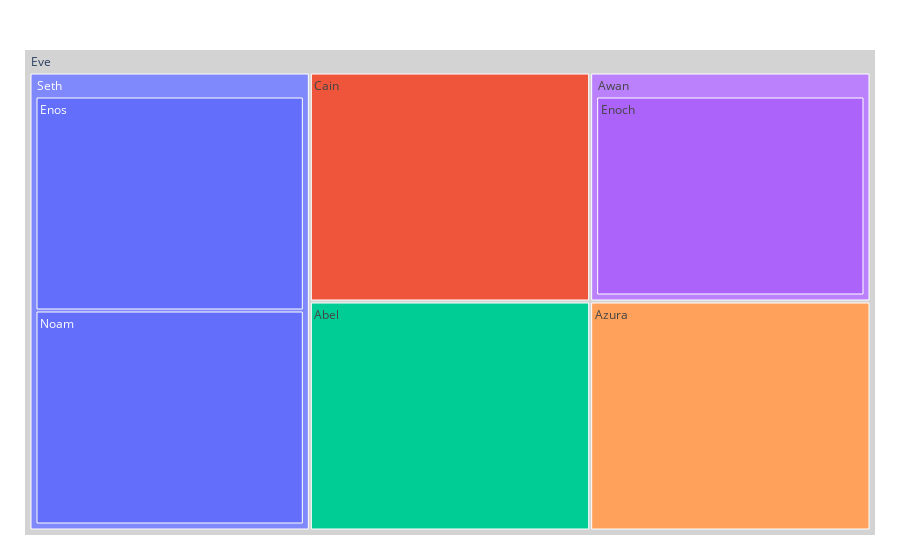

The cell this chart's notebook holds for it:
### Code cell
import plotly.express as px

# 创建 treemap 图表,定义好父子关系
fig = px.treemap(
    names=["Eve", "Cain", "Seth", "Enos", "Noam", "Abel", "Awan", "Enoch", "Azura"],
    parents=["", "Eve", "Eve", "Seth", "Seth", "Eve", "Eve", "Awan", "Eve"]
)

# 更新节点颜色
fig.update_traces(root_color="lightgrey")

# 更新布局设置
fig.update_layout(margin=dict(t=50, l=25, r=25, b=25))

# 显示图表
fig.show()
# 这段代码使用 Plotly Express 创建了一个 treemap 图表，其中 names 列表指定了节点的名称，parents 列表指定了节点的父节点。
# 通过 update_traces 方法可以设置根节点的颜色为 "lightgrey"。
# update_layout 方法用于更新图表的布局，其中 margin 参数设置了图表的上、左、右、下的边距。
# 最后，使用 fig.show() 显示图表。

### Figure 1 — Plotly figure (JSON) as saved in the notebook; plotly's stock layout.template omitted (floating-point values rounded to 4 significant figures)
{"data": [{"domain": {"x": [0, 1], "y": [0, 1]}, "hovertemplate": "label=%{label}<br>parent=%{parent}<extra></extra>", "labels": ["Eve", "Cain", "Seth", "Enos", "Noam", "Abel", "Awan", "Enoch", "Azura"], "name": "", "parents": ["", "Eve", "Eve", "Seth", "Seth", "Eve", "Eve", "Awan", "Eve"], "root": {"color": "lightgrey"}, "type": "treemap"}], "layout": {"legend": {"tracegroupgap": 0}, "margin": {"b": 25, "l": 25, "r": 25, "t": 50}}}
